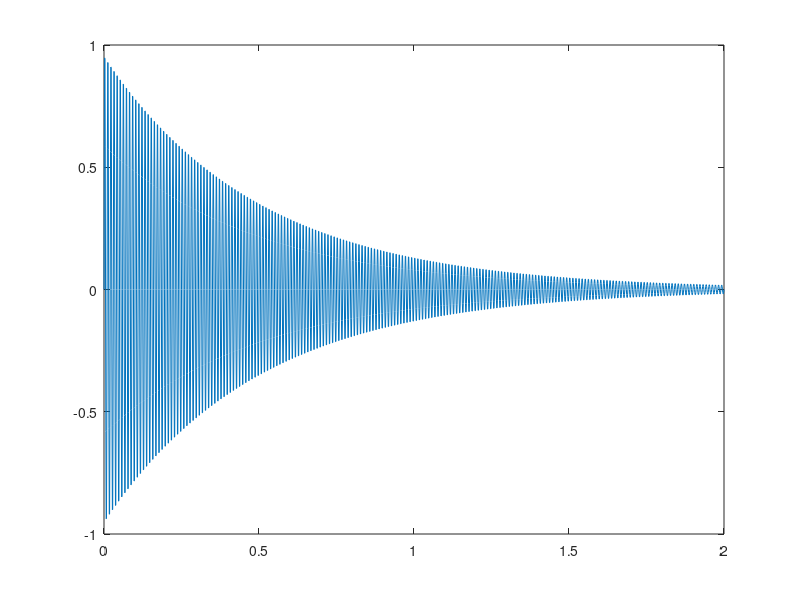

Write the MATLAB code that produced this figure.
clear; close all; clc;

func1 = @(d,t,w)  (exp(d * t) .* sin(w * t));

time = linspace(0,2,2001);
freq = 100; omega = 2 * pi * freq;
decay = -2;

p = func1(decay, time, omega);  % call the inline function

plot(time, p);